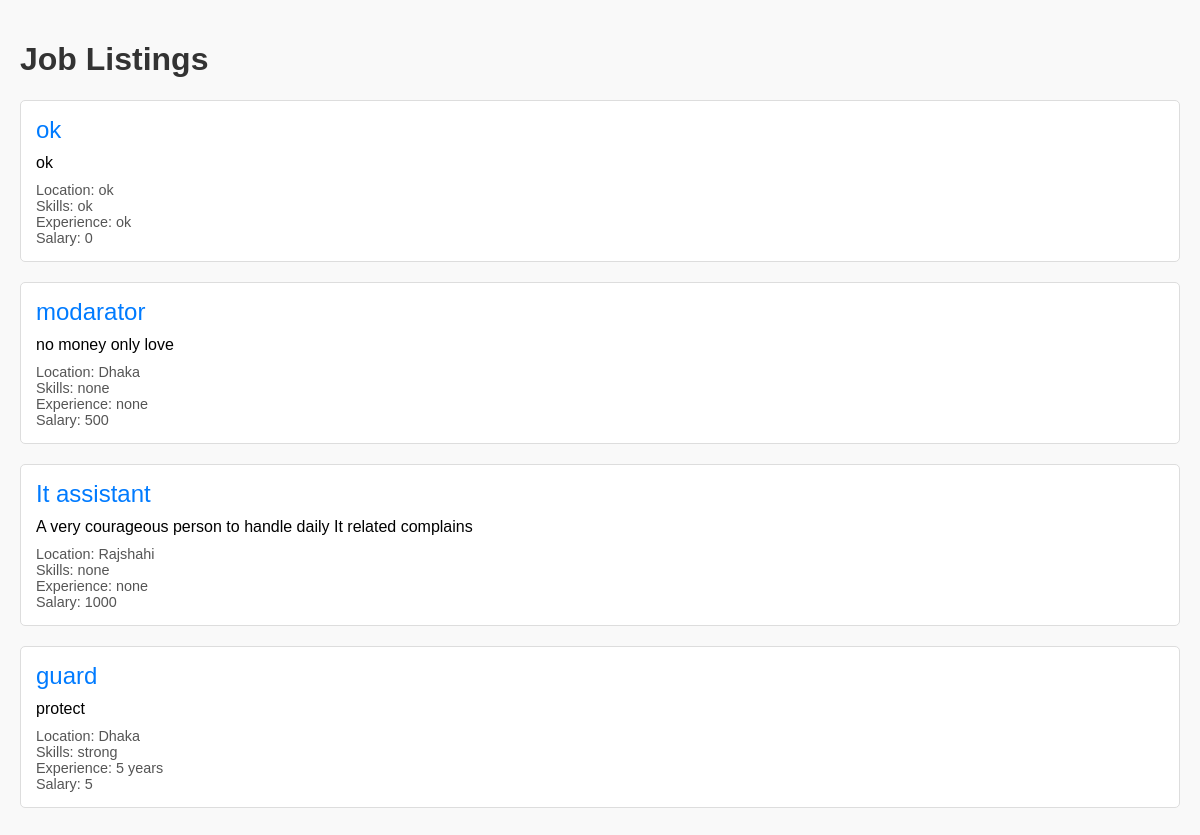
The page /tester.php on the database as committed earlier.
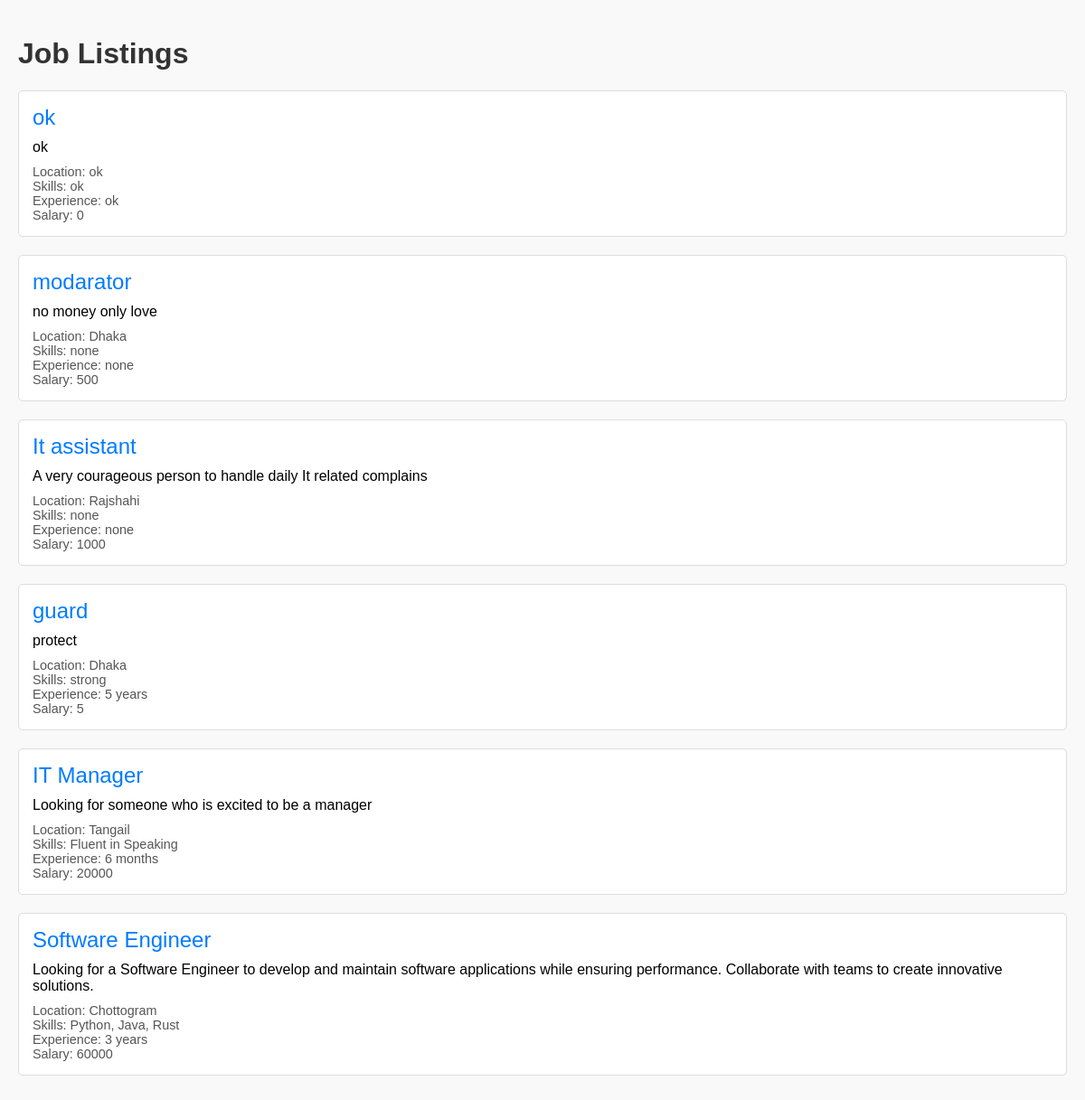
The same page on the database as committed later.
### tables this page shows
CREATE TABLE `job` (
  `job_id` int(5) NOT NULL,
  `company_id` int(5) DEFAULT NULL,
  `title` varchar(50) NOT NULL,
  `description` varchar(1000) NOT NULL,
  `location` varchar(50) NOT NULL,
  `required_skill` varchar(200) NOT NULL,
  `required_experience` varchar(200) NOT NULL,
  `salary` int(10) NOT NULL,
  `posted_date` date NOT NULL
);

### tester.php (the view, shortened to what this page needs)
<!DOCTYPE html>
<html lang="en">
<head>
</head>
<body>
    <h1>Job Listings</h1>
    <div class="job-listings">
        <?php
        $db_server = "localhost";
        $db_name = "jobsite";
        $db_password = "";
        $db_username = "root";
        $conn = mysqli_connect($db_server, $db_username, $db_password, $db_name);
        $sql = "SELECT * FROM job WHERE 1=1";
        $result = mysqli_query($conn, $sql);
        while ($row = mysqli_fetch_array($result)) {
            echo '<div class="job-listing">';
            echo '<div class="job-title">' . htmlspecialchars($row['title']) . '</div>';
            echo '<div class="job-description">' . htmlspecialchars($row['description']) . '</div>';
            echo '<div class="job-details">Location: ' . htmlspecialchars($row['location']) . '<br>';
            echo 'Skills: ' . htmlspecialchars($row['required_skill']) . '<br>';
            echo 'Experience: ' . htmlspecialchars($row['required_experience']) . '<br>';
            echo 'Salary: ' . htmlspecialchars($row['salary']) . '</div>';
            echo '</div>';
        }
        ?>
    </div>
</body>
</html>

### tester.php (style rules this page uses)
body { font-family: Arial, sans-serif; margin: 0; padding: 20px; background-color: #f9f9f9; }
h1 { color: #333; }
.job-listing { border: 1px solid #ddd; border-radius: 5px; padding: 15px; margin-bottom: 20px; background-color: #fff; }
.job-title { font-size: 1.5em; color: #007BFF; }
.job-description { margin: 10px 0; }
.job-details { font-size: 0.9em; color: #555; }

Rows that differ between the two databases and show on the page:
added job: title "IT Manager", description "Looking for someone who is excited to be a manager", location "Tangail", required_skill "Fluent in Speaking", required_experience "6 months", salary "20000"
added job: title "Software Engineer", description "Looking for a Software Engineer to develop and maintain software applications while ensuring performance. Collaborate with teams to create innovative solutions.", location "Chottogram", required_skill "Python, Java, Rust", required_experience "3 years", salary "60000"
